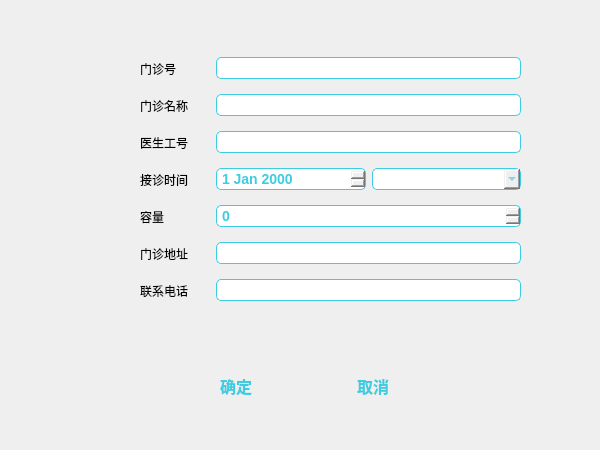
<?xml version="1.0" encoding="UTF-8"?>
<ui version="4.0">
 <class>OPManagerDlg</class>
 <widget class="QDialog" name="OPManagerDlg">
  <property name="geometry">
   <rect>
    <x>0</x>
    <y>0</y>
    <width>600</width>
    <height>450</height>
   </rect>
  </property>
  <property name="windowTitle">
   <string>Dialog</string>
  </property>
  <property name="styleSheet">
   <string notr="true">#OPManagerDlg
{
	background-image: url(:/image/icon/ui_dlg_OP.png);

	min-width: 600px;
	max-width: 600px;
	
	min-height: 450px;
	max-height: 450px;
}

QLineEdit
{
	font-size: 14px;         
	font: &quot;Microsoft YaHei UI&quot;;
	font-weight: bold;
	color: #3dcce1;

	padding: 1px;
	border-style: solid;
	border: 1px solid #3dcce1;
	border-radius: 5px;

	min-width:150px;  
}

QPushButton
{
	font-size: 16px;         
	font: &quot;Microsoft YaHei UI&quot;;
	font-weight: bold;
	color: #3dcce1;


	border: none;
	border-radius: 15px;
	
	min-height: 50px;
	max-height: 50px;

	min-width: 130px;
	max-width: 130px;

	background-image: url(:/image/icon/btn_background.png)
}

QPushButton:disabled
{
	background-image: url(:/image/icon/btn_background_disabled.png);
}

QPushButton:hover
{
	background-image: url(:/image/icon/btn_background_hover.png)
}

QPushButton:pressed
{
	background-image: url(:/image/icon/btn_background_pressed.png)
}</string>
  </property>
  <widget class="QWidget" name="layoutWidget">
   <property name="geometry">
    <rect>
     <x>170</x>
     <y>360</y>
     <width>269</width>
     <height>52</height>
    </rect>
   </property>
   <layout class="QHBoxLayout" name="horizontalLayout">
    <item>
     <widget class="QPushButton" name="btn_Ok">
      <property name="text">
       <string>确定</string>
      </property>
     </widget>
    </item>
    <item>
     <widget class="QPushButton" name="btn_Cancel">
      <property name="text">
       <string>取消</string>
      </property>
     </widget>
    </item>
   </layout>
  </widget>
  <widget class="QWidget" name="layoutWidget">
   <property name="geometry">
    <rect>
     <x>140</x>
     <y>50</y>
     <width>381</width>
     <height>261</height>
    </rect>
   </property>
   <layout class="QVBoxLayout" name="verticalLayout">
    <item>
     <layout class="QHBoxLayout" name="horizontalLayout_2">
      <item>
       <widget class="QLabel" name="lb_1">
        <property name="styleSheet">
         <string notr="true">#lb_1
{
	min-width: 70px;
	max-width: 70px;

	min-height: 25px;
	max-height: 25px;
}</string>
        </property>
        <property name="text">
         <string>门诊号</string>
        </property>
       </widget>
      </item>
      <item>
       <widget class="QLineEdit" name="le_Number_OP">
        <property name="text">
         <string/>
        </property>
       </widget>
      </item>
     </layout>
    </item>
    <item>
     <layout class="QHBoxLayout" name="horizontalLayout_3">
      <item>
       <widget class="QLabel" name="lb_2">
        <property name="styleSheet">
         <string notr="true">#lb_2
{
	min-width: 70px;
	max-width: 70px;

	min-height: 25px;
	max-height: 25px;
}</string>
        </property>
        <property name="text">
         <string>门诊名称</string>
        </property>
       </widget>
      </item>
      <item>
       <widget class="QLineEdit" name="le_Name_OP"/>
      </item>
     </layout>
    </item>
    <item>
     <layout class="QHBoxLayout" name="horizontalLayout_4">
      <item>
       <widget class="QLabel" name="lb_3">
        <property name="styleSheet">
         <string notr="true">#lb_3
{
	min-width: 70px;
	max-width: 70px;

	min-height: 25px;
	max-height: 25px;
}</string>
        </property>
        <property name="text">
         <string>医生工号</string>
        </property>
       </widget>
      </item>
      <item>
       <widget class="QLineEdit" name="le_ID_OP"/>
      </item>
     </layout>
    </item>
    <item>
     <layout class="QHBoxLayout" name="horizontalLayout_5">
      <item>
       <widget class="QLabel" name="lb_4">
        <property name="styleSheet">
         <string notr="true">#lb_4
{
	min-width: 70px;
	max-width: 70px;

	min-height: 25px;
	max-height: 25px;
}</string>
        </property>
        <property name="text">
         <string>接诊时间</string>
        </property>
       </widget>
      </item>
      <item>
       <widget class="QDateEdit" name="de_Date_OP">
        <property name="styleSheet">
         <string notr="true">#de_Date_OP
{
  font: &quot;Microsoft YaHei UI&quot;;
  font-size:14px;
  font-weight: bold;
  color: #3dcce1;

  padding: 1px 15px 1px 3px;
  border:1px solid #3dcce1;
  border-radius:5px 5px 0px 0px;
}</string>
        </property>
       </widget>
      </item>
      <item>
       <widget class="QComboBox" name="comb_Duration_OP">
        <property name="styleSheet">
         <string notr="true">#comb_Duration_OP
{
	font: &quot;Microsoft YaHei UI&quot;;
	font-size: 14px;
	font-weight: bold;
    color: #3dcce1;

	padding: 1px 15px 1px 3px;
	border:1px solid #3dcce1;
	border-radius:5px 5px 0px 0px;
}

#comb_Duration_OP QAbstractItemView
{
	outline: none;
	border:3px solid #3dcce1;
}

#comb_Duration_OP QAbstractItemView::item
{
	color: #3dcce1;
}

#comb_Duration_OP QAbstractItemView::item::hover
{
	color: #FFFFFF;
	background-color: #3dcce1;
}

#comb_Duration_OP QAbstractItemView::item::selected
{
	color: #FFFFFF;
	background-color: #3dcce1;
}</string>
        </property>
       </widget>
      </item>
     </layout>
    </item>
    <item>
     <layout class="QHBoxLayout" name="horizontalLayout_6">
      <item>
       <widget class="QLabel" name="lb_5">
        <property name="styleSheet">
         <string notr="true">#lb_5
{
	min-width: 70px;
	max-width: 70px;

	min-height: 25px;
	max-height: 25px;
}</string>
        </property>
        <property name="text">
         <string>容量</string>
        </property>
       </widget>
      </item>
      <item>
       <widget class="QSpinBox" name="spb_Capacity_OP">
        <property name="styleSheet">
         <string notr="true">#spb_Capacity_OP
{
  font: &quot;Microsoft YaHei UI&quot;;
  font-size:14px;
  font-weight: bold;
  color: #3dcce1;

  padding: 1px 15px 1px 3px;
  border:1px solid #3dcce1;
  border-radius:5px 5px 0px 0px;
}</string>
        </property>
       </widget>
      </item>
     </layout>
    </item>
    <item>
     <layout class="QHBoxLayout" name="horizontalLayout_7">
      <item>
       <widget class="QLabel" name="lb_6">
        <property name="styleSheet">
         <string notr="true">#lb_6
{
	min-width: 70px;
	max-width: 70px;

	min-height: 25px;
	max-height: 25px;
}</string>
        </property>
        <property name="text">
         <string>门诊地址</string>
        </property>
       </widget>
      </item>
      <item>
       <widget class="QLineEdit" name="le_Address_OP"/>
      </item>
     </layout>
    </item>
    <item>
     <layout class="QHBoxLayout" name="horizontalLayout_8">
      <item>
       <widget class="QLabel" name="lb_7">
        <property name="styleSheet">
         <string notr="true">#lb_7
{
	min-width: 70px;
	max-width: 70px;

	min-height: 25px;
	max-height: 25px;
}</string>
        </property>
        <property name="text">
         <string>联系电话</string>
        </property>
       </widget>
      </item>
      <item>
       <widget class="QLineEdit" name="le_PhoneNum_OP"/>
      </item>
     </layout>
    </item>
   </layout>
  </widget>
 </widget>
 <resources/>
 <connections/>
</ui>
